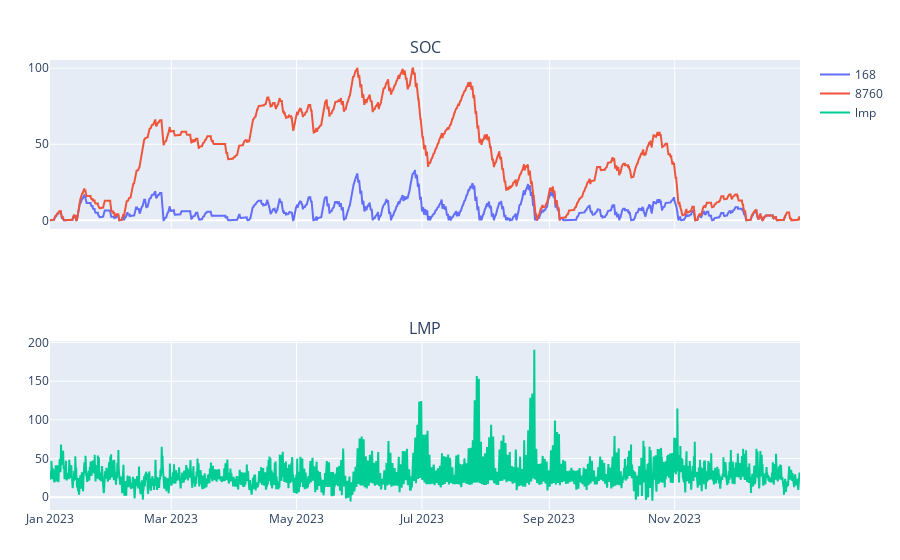

Notebook cell for this chart:
### Code cell
fig3 = make_subplots(rows=2, cols=1, shared_xaxes=true, subplot_titles=["SOC" "LMP"])

add_trace!(fig3, scatter(x=results100HR168F.interval_start_est, y=results100HR168F.SOCstart, mode="lines", name="168"), row=1, col=1)
add_trace!(fig3, scatter(x=results100HR8760F.interval_start_est, y=results100HR8760F.SOCstart, mode="lines", name="8760"), row=1, col=1)
add_trace!(fig3, scatter(x=results100HR8760F.interval_start_est, y=results100HR8760F.minnHubLmp, mode="lines", name="lmp"), row=2, col=1)

fig3

### Figure 1 — Plotly figure (JSON) as saved in the notebook; plotly's stock layout.template omitted (floating-point values rounded to 4 significant figures; data arrays with more than 128 entries replaced by an {"elided": "..."} marker saying what was removed)
{"data": [{"mode": "lines", "name": "168", "type": "scatter", "x": {"elided": "8592 str values"}, "xaxis": "x", "y": {"elided": "8592 float values"}, "yaxis": "y"}, {"mode": "lines", "name": "8760", "type": "scatter", "x": {"elided": "8760 str values"}, "xaxis": "x", "y": {"elided": "8760 float values"}, "yaxis": "y"}, {"mode": "lines", "name": "lmp", "type": "scatter", "x": {"elided": "8760 str values"}, "xaxis": "x2", "y": {"elided": "8760 float values"}, "yaxis": "y2"}], "layout": {"annotations": [{"font": {"size": 16}, "showarrow": false, "text": "SOC", "x": 0.5, "xanchor": "center", "xref": "paper", "y": 1, "yanchor": "bottom", "yref": "paper"}, {"font": {"size": 16}, "showarrow": false, "text": "LMP", "x": 0.5, "xanchor": "center", "xref": "paper", "y": 0.375, "yanchor": "bottom", "yref": "paper"}], "margin": {"b": 50, "l": 50, "r": 50, "t": 60}, "xaxis": {"anchor": "y", "domain": [0, 1], "matches": "x2", "showticklabels": false}, "xaxis2": {"anchor": "y2", "domain": [0, 1]}, "yaxis": {"anchor": "x", "domain": [0.625, 1]}, "yaxis2": {"anchor": "x2", "domain": [0, 0.375]}}}
